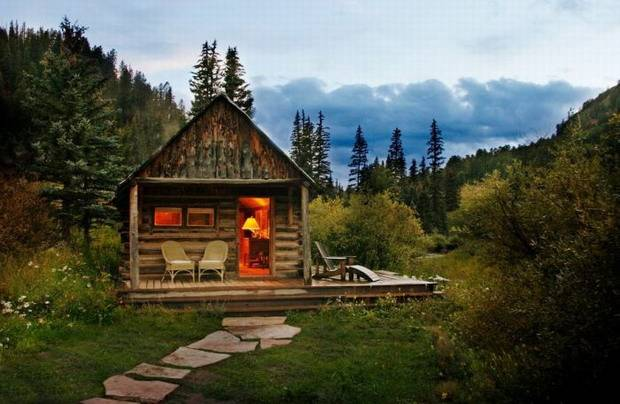
%> input picture data/data1.jpg, 620 x 404 px
$ octave --eval "result = quantize(imread('../data/data1.jpg'));"   (GNU Octave 9; MATLAB toolbox functions it lacks are replaced by stand-ins)
%> lines starting %> are read from the running program, lines starting %| are printed output that depends on the picture
%> in quantize, `shadow_lab = applycform(I, srgb2lab);`: shadow_lab: size 404x620x3 uint8; mean of channels 1, 2, 3 92.1, 126.6, 135.9
### code/gaussianfilter.m
function [outim]=gaussianfilter(I)
sigma=1;
hsize=5*sigma;
h=fspecial('gaussian' ,hsize, sigma);
outim=imfilter(I,h);
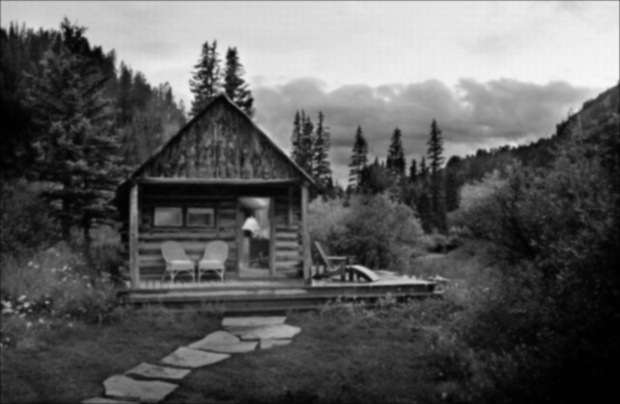
%> outim: size 404x620 uint8; min 0, max 247, mean 91.9
end

### code/quantize.m
function In=quantize(I)
srgb2lab = makecform('srgb2lab');
lab2srgb = makecform('lab2srgb');
shadow_lab = applycform(I, srgb2lab); % convert to L*a*b*
shadow_lab(:,:,1)=gaussianfilter(shadow_lab(:,:,1));
%> shadow_lab: size 404x620x3 uint8; mean of channels 1, 2, 3 91.9, 126.6, 135.9
shadow_lab(:,:,1)=round(shadow_lab(:,:,1)./30)*30;
%> shadow_lab: size 404x620x3 uint8; mean of channels 1, 2, 3 92.6, 126.6, 135.9
shadow_q = applycform(shadow_lab, lab2srgb);
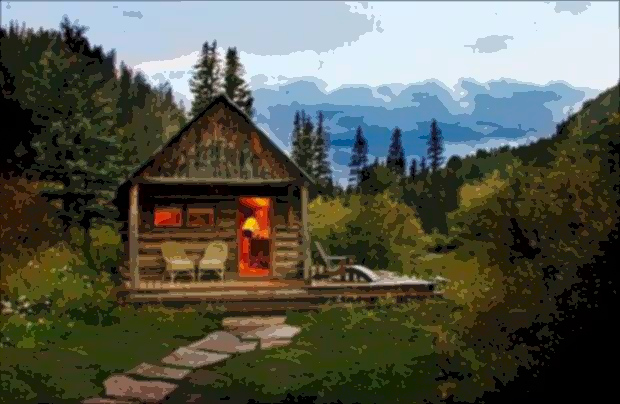
%> shadow_q: size 404x620x3 uint8; mean R, G, B 87.5, 89.7, 77.5
In=shadow_q;
end

$ run again, on data/data2.jpg
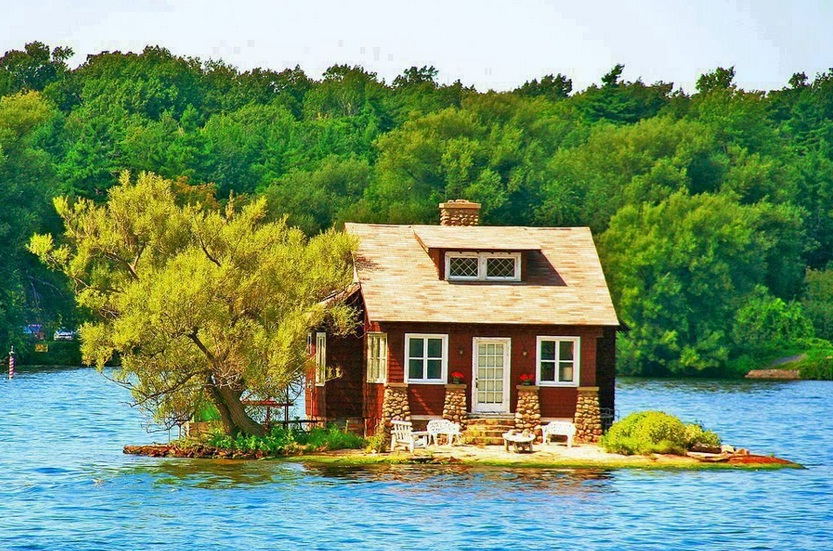
%> input picture data/data2.jpg, 833 x 551 px
%> in gaussianfilter, `outim=imfilter(I,h);`:
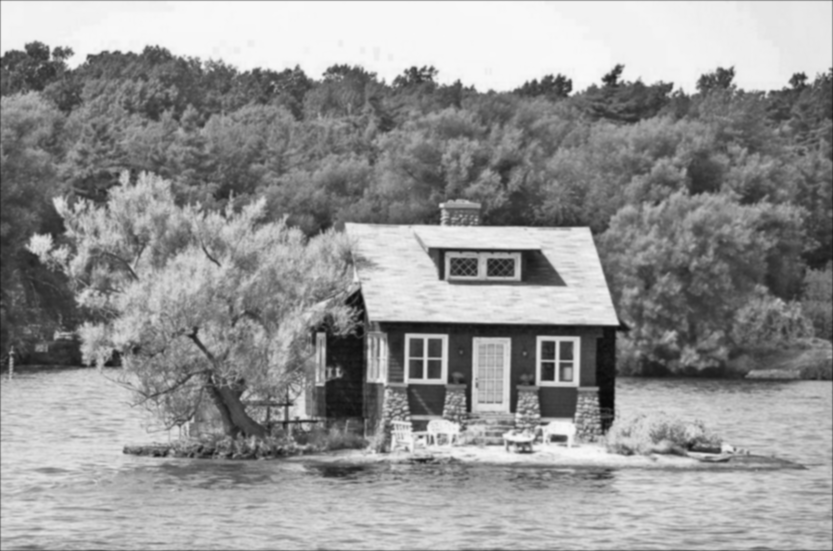
%> outim: size 551x833 uint8; min 9, max 250, mean 148.9
%> in quantize, `shadow_q = applycform(shadow_lab, lab2srgb);`:
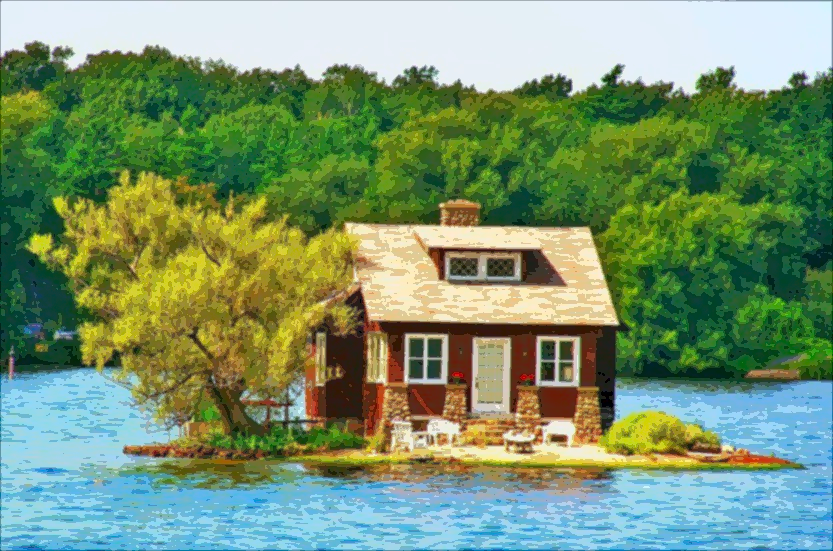
%> shadow_q: size 551x833x3 uint8; mean R, G, B 120.8, 148.3, 111.3

$ run again, on data/data4.jpg
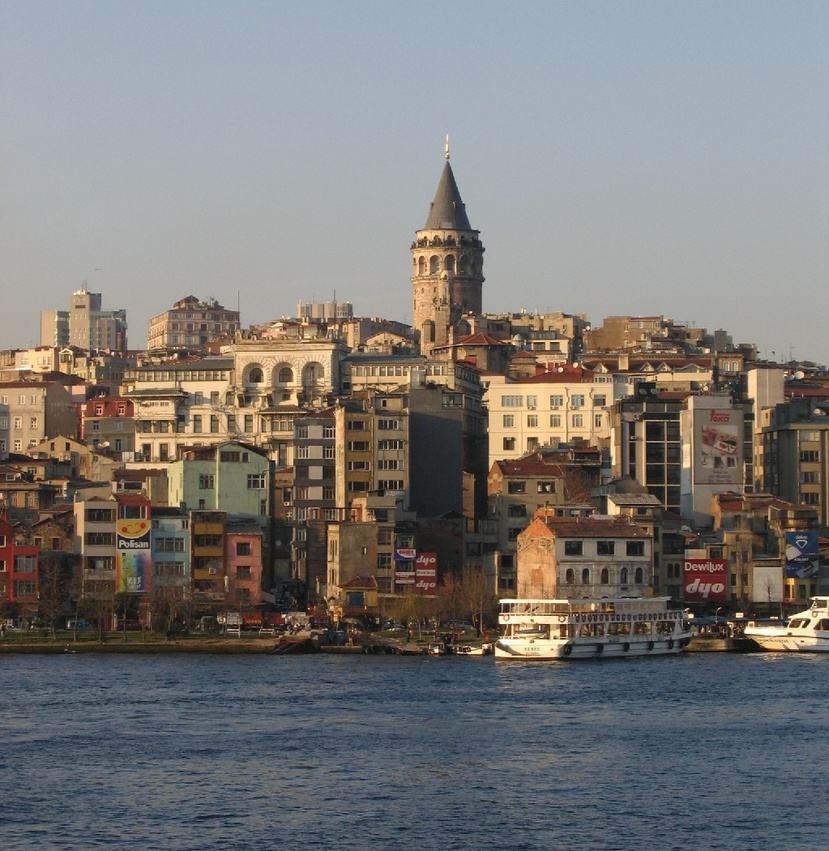
%> input picture data/data4.jpg, 829 x 851 px, shrunk from 1023 x 1050 before the run
%> in gaussianfilter, `outim=imfilter(I,h);`:
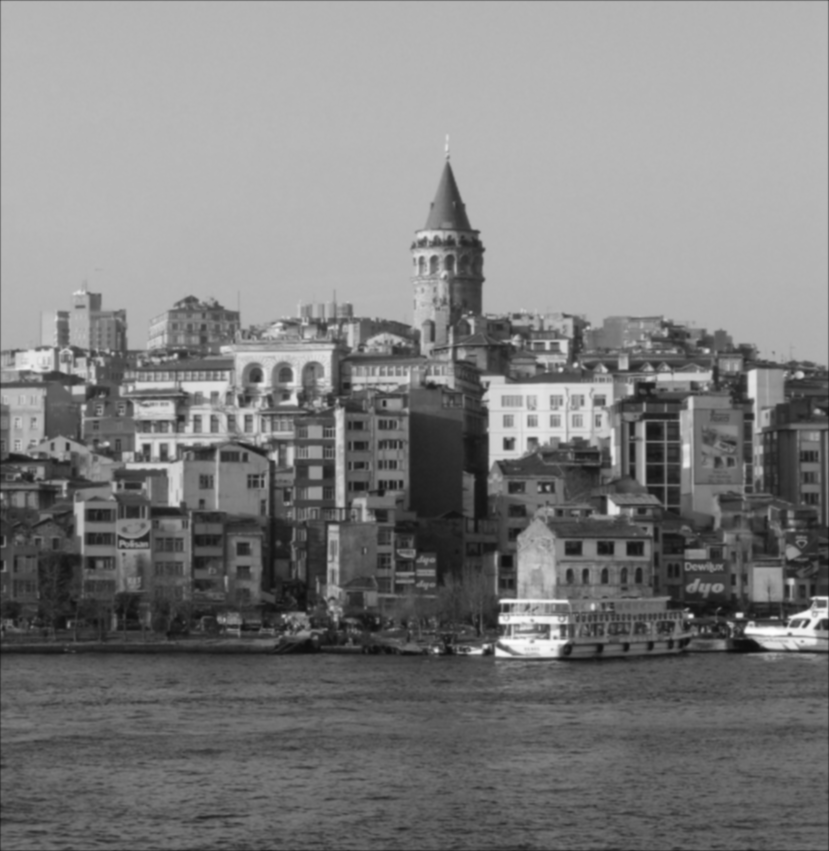
%> outim: size 851x829 uint8; min 13, max 254, mean 126.3
